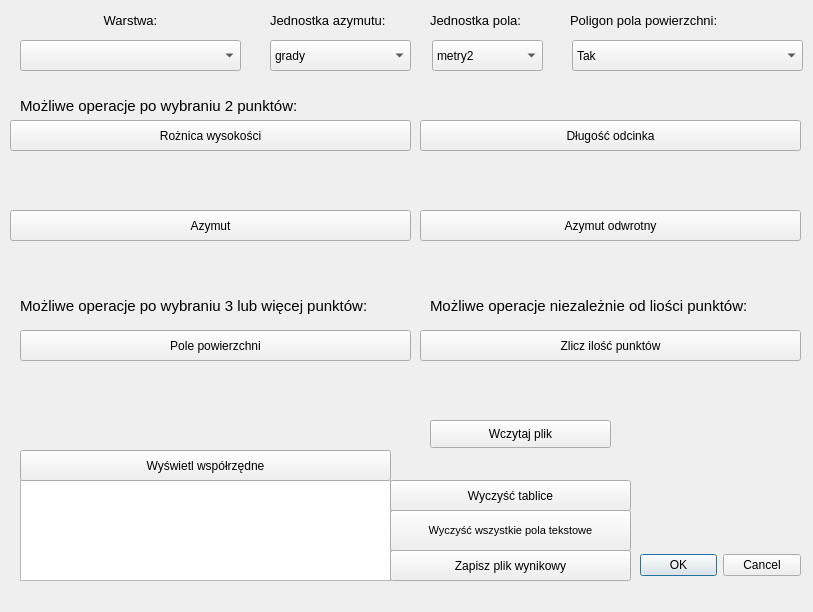
<?xml version="1.0" encoding="UTF-8"?>
<ui version="4.0">
 <class>WtyczkaProjekt2DialogBase</class>
 <widget class="QDialog" name="WtyczkaProjekt2DialogBase">
  <property name="geometry">
   <rect>
    <x>0</x>
    <y>0</y>
    <width>813</width>
    <height>612</height>
   </rect>
  </property>
  <property name="font">
   <font>
    <pointsize>9</pointsize>
   </font>
  </property>
  <property name="cursor">
   <cursorShape>OpenHandCursor</cursorShape>
  </property>
  <property name="windowTitle">
   <string>Projekt2</string>
  </property>
  <widget class="QDialogButtonBox" name="przycisk_zamkniecia">
   <property name="geometry">
    <rect>
     <x>640</x>
     <y>550</y>
     <width>161</width>
     <height>31</height>
    </rect>
   </property>
   <property name="orientation">
    <enum>Qt::Horizontal</enum>
   </property>
   <property name="standardButtons">
    <set>QDialogButtonBox::Cancel|QDialogButtonBox::Ok</set>
   </property>
  </widget>
  <widget class="QPushButton" name="zlicz_punkty">
   <property name="geometry">
    <rect>
     <x>420</x>
     <y>330</y>
     <width>381</width>
     <height>31</height>
    </rect>
   </property>
   <property name="text">
    <string>Zlicz ilość punktów</string>
   </property>
  </widget>
  <widget class="QLabel" name="pokaz_ilosc_punktow">
   <property name="geometry">
    <rect>
     <x>420</x>
     <y>360</y>
     <width>381</width>
     <height>41</height>
    </rect>
   </property>
   <property name="text">
    <string/>
   </property>
  </widget>
  <widget class="QgsMapLayerComboBox" name="mMapLayerComboBox_layers">
   <property name="geometry">
    <rect>
     <x>20</x>
     <y>40</y>
     <width>221</width>
     <height>31</height>
    </rect>
   </property>
   <property name="cursor">
    <cursorShape>SplitHCursor</cursorShape>
   </property>
  </widget>
  <widget class="QPushButton" name="roznica_wysokosci">
   <property name="geometry">
    <rect>
     <x>10</x>
     <y>120</y>
     <width>401</width>
     <height>31</height>
    </rect>
   </property>
   <property name="cursor">
    <cursorShape>WhatsThisCursor</cursorShape>
   </property>
   <property name="text">
    <string>Rożnica wysokości</string>
   </property>
  </widget>
  <widget class="QTextEdit" name="wspolrzedne">
   <property name="geometry">
    <rect>
     <x>20</x>
     <y>480</y>
     <width>371</width>
     <height>101</height>
    </rect>
   </property>
   <property name="font">
    <font>
     <pointsize>8</pointsize>
    </font>
   </property>
  </widget>
  <widget class="QLabel" name="roznica_wysokosci_wynik">
   <property name="geometry">
    <rect>
     <x>10</x>
     <y>150</y>
     <width>401</width>
     <height>61</height>
    </rect>
   </property>
   <property name="text">
    <string/>
   </property>
  </widget>
  <widget class="QPushButton" name="pole_powierzchni">
   <property name="geometry">
    <rect>
     <x>20</x>
     <y>330</y>
     <width>391</width>
     <height>31</height>
    </rect>
   </property>
   <property name="text">
    <string>Pole powierzchni</string>
   </property>
  </widget>
  <widget class="QLabel" name="pole_powierzchni_wynik">
   <property name="geometry">
    <rect>
     <x>20</x>
     <y>360</y>
     <width>391</width>
     <height>41</height>
    </rect>
   </property>
   <property name="text">
    <string/>
   </property>
  </widget>
  <widget class="QPushButton" name="wyswietlanie_wspolrzednych">
   <property name="geometry">
    <rect>
     <x>20</x>
     <y>450</y>
     <width>371</width>
     <height>31</height>
    </rect>
   </property>
   <property name="text">
    <string>Wyświetl współrzędne</string>
   </property>
  </widget>
  <widget class="QPushButton" name="wyczyszczenie_tablicy">
   <property name="geometry">
    <rect>
     <x>390</x>
     <y>480</y>
     <width>241</width>
     <height>31</height>
    </rect>
   </property>
   <property name="text">
    <string>Wyczyść tablice</string>
   </property>
  </widget>
  <widget class="QLabel" name="Aktualna_warstwa">
   <property name="geometry">
    <rect>
     <x>20</x>
     <y>10</y>
     <width>221</width>
     <height>21</height>
    </rect>
   </property>
   <property name="font">
    <font>
     <pointsize>10</pointsize>
     <weight>50</weight>
     <bold>false</bold>
     <underline>false</underline>
    </font>
   </property>
   <property name="cursor">
    <cursorShape>WaitCursor</cursorShape>
   </property>
   <property name="text">
    <string>Warstwa:</string>
   </property>
   <property name="alignment">
    <set>Qt::AlignCenter</set>
   </property>
  </widget>
  <widget class="QLabel" name="operacj_na_2_punktach">
   <property name="geometry">
    <rect>
     <x>20</x>
     <y>90</y>
     <width>401</width>
     <height>31</height>
    </rect>
   </property>
   <property name="font">
    <font>
     <pointsize>11</pointsize>
    </font>
   </property>
   <property name="cursor">
    <cursorShape>ForbiddenCursor</cursorShape>
   </property>
   <property name="text">
    <string>Możliwe operacje po wybraniu 2 punktów:</string>
   </property>
  </widget>
  <widget class="QPushButton" name="azymut">
   <property name="geometry">
    <rect>
     <x>10</x>
     <y>210</y>
     <width>401</width>
     <height>31</height>
    </rect>
   </property>
   <property name="cursor">
    <cursorShape>BusyCursor</cursorShape>
   </property>
   <property name="text">
    <string>Azymut</string>
   </property>
  </widget>
  <widget class="QPushButton" name="dlugosc_odcinka">
   <property name="geometry">
    <rect>
     <x>420</x>
     <y>120</y>
     <width>381</width>
     <height>31</height>
    </rect>
   </property>
   <property name="cursor">
    <cursorShape>SizeAllCursor</cursorShape>
   </property>
   <property name="text">
    <string>Długość odcinka</string>
   </property>
  </widget>
  <widget class="QLabel" name="azymut_wynik">
   <property name="geometry">
    <rect>
     <x>10</x>
     <y>240</y>
     <width>401</width>
     <height>61</height>
    </rect>
   </property>
   <property name="text">
    <string/>
   </property>
  </widget>
  <widget class="QLabel" name="dlugosc_odcinka_wynik">
   <property name="geometry">
    <rect>
     <x>420</x>
     <y>150</y>
     <width>381</width>
     <height>61</height>
    </rect>
   </property>
   <property name="text">
    <string/>
   </property>
  </widget>
  <widget class="QLabel" name="azymut_odwrotny_wynik">
   <property name="geometry">
    <rect>
     <x>420</x>
     <y>240</y>
     <width>381</width>
     <height>61</height>
    </rect>
   </property>
   <property name="text">
    <string/>
   </property>
  </widget>
  <widget class="QComboBox" name="jednostka_azymut">
   <property name="geometry">
    <rect>
     <x>270</x>
     <y>40</y>
     <width>141</width>
     <height>31</height>
    </rect>
   </property>
   <property name="cursor">
    <cursorShape>SplitHCursor</cursorShape>
   </property>
   <property name="currentIndex">
    <number>0</number>
   </property>
   <property name="sizeAdjustPolicy">
    <enum>QComboBox::AdjustToMinimumContentsLength</enum>
   </property>
   <item>
    <property name="text">
     <string>grady</string>
    </property>
   </item>
   <item>
    <property name="text">
     <string>stopnie_dziesietne</string>
    </property>
   </item>
  </widget>
  <widget class="QComboBox" name="jednostka_pole">
   <property name="geometry">
    <rect>
     <x>432</x>
     <y>40</y>
     <width>111</width>
     <height>31</height>
    </rect>
   </property>
   <property name="cursor">
    <cursorShape>CrossCursor</cursorShape>
   </property>
   <item>
    <property name="text">
     <string>metry2</string>
    </property>
   </item>
   <item>
    <property name="text">
     <string>ary</string>
    </property>
   </item>
   <item>
    <property name="text">
     <string>hektary</string>
    </property>
   </item>
  </widget>
  <widget class="QLabel" name="jednostak_a">
   <property name="geometry">
    <rect>
     <x>270</x>
     <y>10</y>
     <width>151</width>
     <height>21</height>
    </rect>
   </property>
   <property name="font">
    <font>
     <pointsize>10</pointsize>
    </font>
   </property>
   <property name="text">
    <string>Jednostka azymutu:</string>
   </property>
  </widget>
  <widget class="QLabel" name="jednostak_p">
   <property name="geometry">
    <rect>
     <x>430</x>
     <y>10</y>
     <width>121</width>
     <height>21</height>
    </rect>
   </property>
   <property name="font">
    <font>
     <pointsize>10</pointsize>
    </font>
   </property>
   <property name="cursor">
    <cursorShape>ForbiddenCursor</cursorShape>
   </property>
   <property name="text">
    <string>Jednostka pola:</string>
   </property>
  </widget>
  <widget class="QPushButton" name="resetuj_wszystko">
   <property name="geometry">
    <rect>
     <x>390</x>
     <y>510</y>
     <width>241</width>
     <height>41</height>
    </rect>
   </property>
   <property name="font">
    <font>
     <pointsize>8</pointsize>
    </font>
   </property>
   <property name="text">
    <string>Wyczyść wszystkie pola tekstowe</string>
   </property>
  </widget>
  <widget class="QLabel" name="poligon">
   <property name="geometry">
    <rect>
     <x>570</x>
     <y>10</y>
     <width>251</width>
     <height>21</height>
    </rect>
   </property>
   <property name="font">
    <font>
     <pointsize>10</pointsize>
    </font>
   </property>
   <property name="cursor">
    <cursorShape>SizeFDiagCursor</cursorShape>
   </property>
   <property name="text">
    <string>Poligon pola powierzchni:</string>
   </property>
  </widget>
  <widget class="QComboBox" name="poligon_wybor">
   <property name="geometry">
    <rect>
     <x>572</x>
     <y>40</y>
     <width>231</width>
     <height>31</height>
    </rect>
   </property>
   <property name="cursor">
    <cursorShape>SizeBDiagCursor</cursorShape>
   </property>
   <item>
    <property name="text">
     <string>Tak</string>
    </property>
   </item>
   <item>
    <property name="text">
     <string>Nie</string>
    </property>
   </item>
  </widget>
  <widget class="QgsFileWidget" name="wybor_pliku">
   <property name="geometry">
    <rect>
     <x>20</x>
     <y>420</y>
     <width>401</width>
     <height>31</height>
    </rect>
   </property>
  </widget>
  <widget class="QPushButton" name="zapisanie_pliku">
   <property name="geometry">
    <rect>
     <x>390</x>
     <y>550</y>
     <width>241</width>
     <height>31</height>
    </rect>
   </property>
   <property name="font">
    <font>
     <pointsize>9</pointsize>
    </font>
   </property>
   <property name="text">
    <string>Zapisz plik wynikowy</string>
   </property>
  </widget>
  <widget class="QPushButton" name="azymut_odwrotny">
   <property name="geometry">
    <rect>
     <x>420</x>
     <y>210</y>
     <width>381</width>
     <height>31</height>
    </rect>
   </property>
   <property name="text">
    <string>Azymut odwrotny</string>
   </property>
  </widget>
  <widget class="QLabel" name="label_2">
   <property name="geometry">
    <rect>
     <x>20</x>
     <y>290</y>
     <width>391</width>
     <height>31</height>
    </rect>
   </property>
   <property name="font">
    <font>
     <pointsize>11</pointsize>
    </font>
   </property>
   <property name="text">
    <string>Możliwe operacje po wybraniu 3 lub więcej punktów:</string>
   </property>
  </widget>
  <widget class="QLabel" name="label_4">
   <property name="geometry">
    <rect>
     <x>430</x>
     <y>290</y>
     <width>391</width>
     <height>31</height>
    </rect>
   </property>
   <property name="font">
    <font>
     <pointsize>11</pointsize>
    </font>
   </property>
   <property name="text">
    <string>Możliwe operacje niezależnie od liości punktów:</string>
   </property>
  </widget>
  <widget class="QPushButton" name="wczytaj_plik">
   <property name="geometry">
    <rect>
     <x>430</x>
     <y>420</y>
     <width>181</width>
     <height>28</height>
    </rect>
   </property>
   <property name="text">
    <string>Wczytaj plik</string>
   </property>
  </widget>
 </widget>
 <customwidgets>
  <customwidget>
   <class>QgsFileWidget</class>
   <extends>QWidget</extends>
   <header>qgsfilewidget.h</header>
  </customwidget>
  <customwidget>
   <class>QgsMapLayerComboBox</class>
   <extends>QComboBox</extends>
   <header>qgsmaplayercombobox.h</header>
  </customwidget>
 </customwidgets>
 <resources/>
 <connections>
  <connection>
   <sender>przycisk_zamkniecia</sender>
   <signal>accepted()</signal>
   <receiver>WtyczkaProjekt2DialogBase</receiver>
   <slot>accept()</slot>
   <hints>
    <hint type="sourcelabel">
     <x>20</x>
     <y>20</y>
    </hint>
    <hint type="destinationlabel">
     <x>20</x>
     <y>20</y>
    </hint>
   </hints>
  </connection>
  <connection>
   <sender>przycisk_zamkniecia</sender>
   <signal>rejected()</signal>
   <receiver>WtyczkaProjekt2DialogBase</receiver>
   <slot>reject()</slot>
   <hints>
    <hint type="sourcelabel">
     <x>20</x>
     <y>20</y>
    </hint>
    <hint type="destinationlabel">
     <x>20</x>
     <y>20</y>
    </hint>
   </hints>
  </connection>
 </connections>
</ui>
